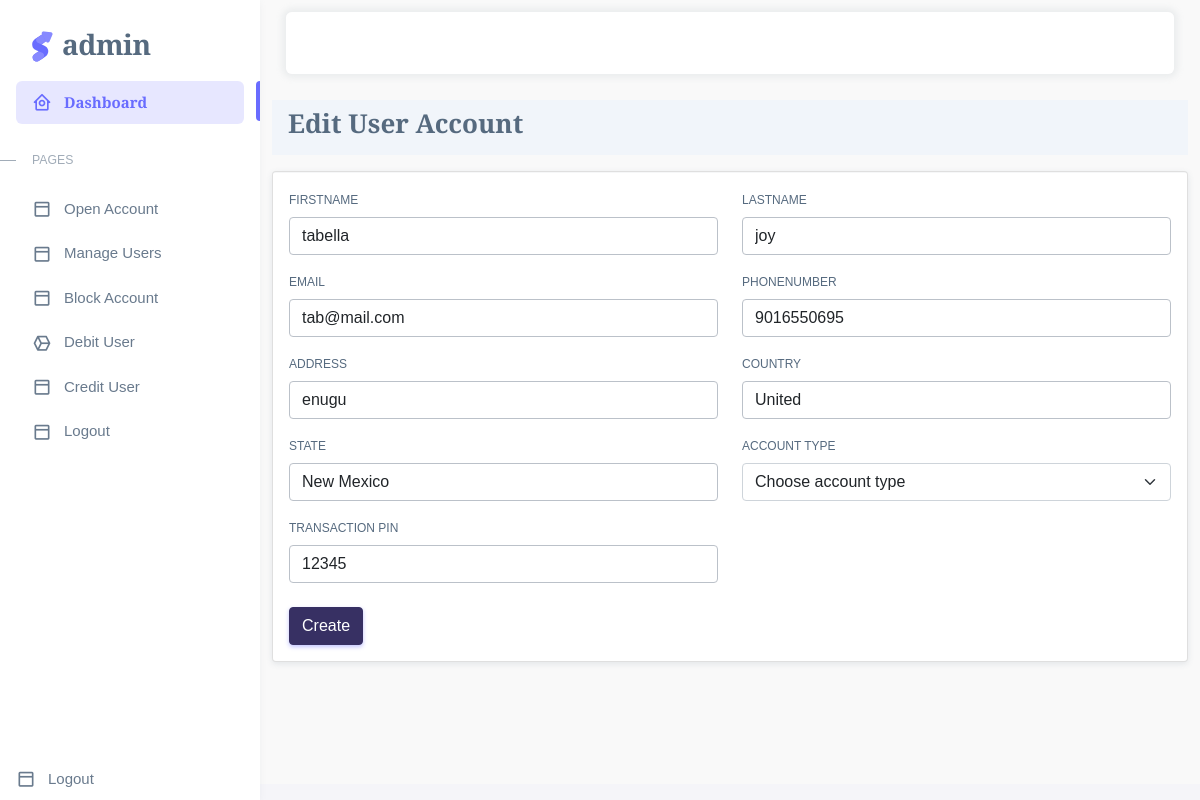
Screenshot of /Admin/edit_account.php?edit_id=6 with the database file from the repository.
### tables this page shows
CREATE TABLE `users` (
  `id` int(100) NOT NULL,
  `firstname` varchar(100) NOT NULL,
  `lastname` varchar(100) NOT NULL,
  `email` varchar(100) NOT NULL,
  `password` varchar(100) NOT NULL,
  `ref` varchar(100) NOT NULL DEFAULT '00refId00',
  `user_type` varchar(11) NOT NULL DEFAULT '0',
  `phonenumber` varchar(100) NOT NULL,
  `address` varchar(200) NOT NULL,
  `state` varchar(100) NOT NULL,
  `account_type` varchar(100) NOT NULL,
  `country` varchar(100) NOT NULL,
  `account_number` int(11) NOT NULL,
  `date` datetime NOT NULL DEFAULT current_timestamp(),
  `transaction_pin` int(11) NOT NULL,
  `avarter` text NOT NULL DEFAULT '1.png',
  `account_balance` varchar(100) NOT NULL DEFAULT '0',
  `account_status` varchar(100) NOT NULL DEFAULT 'active',
  `total_debit` int(100) NOT NULL,
  `total_credited` int(11) NOT NULL DEFAULT 0
);

### Admin/edit_account.php (the view, shortened to what this page needs)
<?php require_once 'components/head.php' ?>
<?php require_once 'components/nav.php' ?>
<?php
if(isset($_GET['edit_id'])){
  $the_edit_id =  $_GET['edit_id'];
}
$query = "SELECT * FROM  users WHERE id = $the_edit_id ";
$select_id = mysqli_query($conn, $query);
while ($row = mysqli_fetch_assoc($select_id)) {
    $lastname =  $row['lastname'];
    $firstname  =  $row['firstname'];
    $email =  $row['email'];
    $phone =  $row['phonenumber'];
    $address =  $row['address'];
    $country =  $row['country'];
    $state =  $row['state'];
    $acc_type =  $row['account_type'];
    $pin =  $row['transaction_pin'];
}
?>
      <div class="content-wrapper">
          <div class="container-xxl flex-grow-1 container-p-y">
<div class="row">
  <div class="col-md-12">
    <ul class="nav nav-pills flex-column flex-md-row mb-3">
      <li class="nav-item"><h3 class="nav-link " >Edit User Account</h3></li>
    </ul>
    <div class="card mb-4">
      <hr class="my-0">
      <div class="card-body">
        <form id="formAccountSettings" method="POST">
          <div class="row">
            <div class="mb-3 col-md-6">
              <label for="firstName" class="form-label">Firstname</label>
              <input class="form-control" type="text" id="firstName" name="fname" value="<?= $firstname ?>"  autofocus />
            </div>
            <div class="mb-3 col-md-6">
              <label for="lastName" class="form-label">Lastname</label>
              <input class="form-control" type="text" name="lname" id="lastName" value="<?= $lastname ?>" />
            </div>
            <div class="mb-3 col-md-6">
              <label class="form-label" for="phoneNumber">Email</label>
              <div class="input-group input-group-merge">
                <input type="text" id="phoneNumber" name="email" class="form-control" 555 0111"  value="<?= $email ?>"/>
              </div>
            </div>
            <div class="mb-3 col-md-6">
              <label for="" class="form-label">Phonenumber</label>
              <input type="text" class="form-control"  name="phonenumber"  value="<?= $phone ?>"/>
            </div>
            <div class="mb-3 col-md-6">
              <label for="" class="form-label">Address</label>
              <input type="text" class="form-control"  name="address"   value="<?= $address ?>"/>
            </div>
            <div class="mb-3 col-md-6">
              <label for="" class="form-label">Country</label>
              <input type="text" class="form-control"  name="country"  value="<?= $country ?>"/>
            </div>
            <div class="mb-3 col-md-6">
              <label for="" class="form-label">State</label>
              <input type="text" class="form-control"  name="state"  value="<?= $state ?>"/>
            </div>
            <div class="mb-3 col-md-6">
              <label for="zipCode" class="form-label">Account Type</label>
              <select name="acc_type" id="" class="select2 form-select">
                <option value= value="<?= $acc_type ?>" >Choose account type</option>
              </select>
            </div>
            <div class="mb-3 col-md-6">
              <label for="" class="form-label">Transaction pin</label>
              <input type="text" class="form-control"  name="pin" value="<?= $pin ?>"/>
            </div>
          </div>
          <div class="mt-2">
            <button type="" class="btn btn-primary me-2">Create</button>
          </div>
        </form>
      </div>
    </div>
  </div>
</div>
          </div>
          <?php require_once 'components/footer.php' ?>

### rows the page displays
users: fname "tabella", lname "joy", email "tab@mail.com", phonenumber "9016550695", address "enugu", country "United", state "New Mexico", pin "12345"
